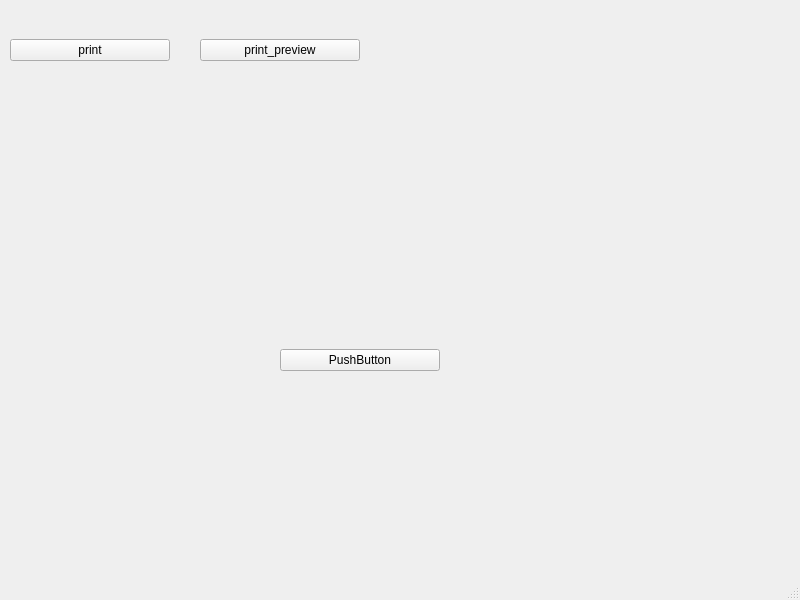
<?xml version="1.0" encoding="UTF-8"?>
<ui version="4.0">
 <class>MainWindow</class>
 <widget class="QMainWindow" name="MainWindow">
  <property name="geometry">
   <rect>
    <x>0</x>
    <y>0</y>
    <width>800</width>
    <height>600</height>
   </rect>
  </property>
  <property name="windowTitle">
   <string>MainWindow</string>
  </property>
  <widget class="QWidget" name="centralwidget">
   <widget class="QWidget" name="gridLayoutWidget">
    <property name="geometry">
     <rect>
      <x>10</x>
      <y>10</y>
      <width>160</width>
      <height>80</height>
     </rect>
    </property>
    <layout class="QGridLayout" name="gridLayout_2">
     <item row="0" column="0">
      <widget class="QPushButton" name="print">
       <property name="text">
        <string>print</string>
       </property>
      </widget>
     </item>
    </layout>
   </widget>
   <widget class="QWidget" name="gridLayoutWidget_2">
    <property name="geometry">
     <rect>
      <x>200</x>
      <y>10</y>
      <width>160</width>
      <height>80</height>
     </rect>
    </property>
    <layout class="QGridLayout" name="gridLayout_3">
     <item row="0" column="0">
      <widget class="QPushButton" name="print_preview">
       <property name="text">
        <string>print_preview</string>
       </property>
      </widget>
     </item>
    </layout>
   </widget>
   <widget class="QWidget" name="gridLayoutWidget_3">
    <property name="geometry">
     <rect>
      <x>240</x>
      <y>119</y>
      <width>241</width>
      <height>161</height>
     </rect>
    </property>
    <layout class="QGridLayout" name="gridLayout_4">
     <item row="0" column="0">
      <widget class="QWidget" name="widget" native="true"/>
     </item>
    </layout>
   </widget>
   <widget class="QWidget" name="gridLayoutWidget_4">
    <property name="geometry">
     <rect>
      <x>280</x>
      <y>320</y>
      <width>160</width>
      <height>80</height>
     </rect>
    </property>
    <layout class="QGridLayout" name="gridLayout_5">
     <item row="0" column="0">
      <widget class="QPushButton" name="gerar">
       <property name="text">
        <string>PushButton</string>
       </property>
      </widget>
     </item>
    </layout>
   </widget>
  </widget>
  <widget class="QMenuBar" name="menubar">
   <property name="geometry">
    <rect>
     <x>0</x>
     <y>0</y>
     <width>800</width>
     <height>22</height>
    </rect>
   </property>
  </widget>
  <widget class="QStatusBar" name="statusbar"/>
 </widget>
 <resources/>
 <connections/>
</ui>
